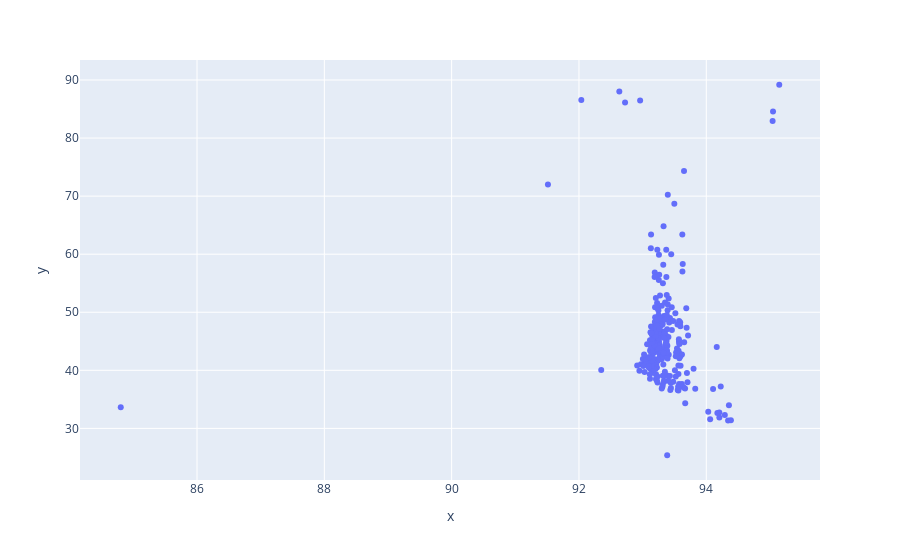

Source (notebook cell):
### Code cell
%load_ext autoreload
%autoreload 2

import requests
import logging

# These two lines enable debugging at httplib level (requests->urllib3->http.client)
# You will see the REQUEST, including HEADERS and DATA, and RESPONSE with HEADERS but without DATA.
# The only thing missing will be the response.body which is not logged.
# try:
#     import http.client as http_client
# except ImportError:
#     # Python 2
#     import httplib as http_client
# http_client.HTTPConnection.debuglevel = 1


import json, time 
import whatap_api
from datetime import datetime

pcode=11
oid=554410828
#cubeType='%2Fhour'
cubeType=''

cookie='_gcl_au=1.1.867332439.1621328905; _fbp=fb.1.1621328904731.1928817789; _ga=GA1.2.73872690.1621328905; _hjid=41b92274-ed03-409a-92bf-f48240176e63; ch-veil-id=227033ad-fd7b-4466-8240-0b2c6d55b8e5; lang=ko; global.skin=wh; JSESSIONID=RXcQA2QVMsonNpvChiJLwvkeBIeIJI1szf6-aB-5; wa=qMYBot2UGvX9jMkAfilxvFqyjlXE2dJkGo5rIs81iF0UDD6V3FzKDQ==; ch-session-6280=eyJhbGciOiJIUzI1NiJ9.eyJpc3MiOiJzZXMiLCJrZXkiOiI2MjgwLTVmNWYxMTU2MTBmYTRjOGI5OWY3IiwiaWF0IjoxNjI4NDAxNDkwLCJleHAiOjE2MzA5OTM0OTB9.7lzPGWxEasED8lYkoGaSR0Ba3QPeU784kUNDSTp9YHk'
etime = int(time.time()*1000)
stime = etime - 1000*60*60*24

params={"item":"cpu","stime":stime,"etime":etime}

r = whatap_api.query(pcode=pcode, oid=oid, cubeType= cubeType, cookie=cookie, params=params)
cpu_perf = r

clocks = [datetime.fromtimestamp(int(clock/1000)) for (clock, _) in cpu_perf['idle']]
cpuHistory = [ 100 - pct for (_, pct) in cpu_perf['idle']]
cpuPercent = dict(cpuHistory = cpuHistory)

params={"item":"memory","stime":stime,"etime":etime}

r = whatap_api.query(pcode=pcode, oid=oid, cubeType= cubeType, cookie=cookie, params=params)
mem_perf = r

memHistory = [ pct for (_, pct) in mem_perf['pused']]


import pandas as pd

yarddf = pd.DataFrame(cpuPercent, index=memHistory)

import plotly.express as px
fig = px.scatter(x=memHistory, y=cpuHistory)
fig.show()

### Figure 1 — Plotly figure (JSON) as saved in the notebook; plotly's stock layout.template omitted (floating-point values rounded to 4 significant figures; data arrays with more than 128 entries replaced by an {"elided": "..."} marker saying what was removed)
{"data": [{"hovertemplate": "x=%{x}<br>y=%{y}<extra></extra>", "legendgroup": "", "marker": {"color": "#636efa", "symbol": "circle"}, "mode": "markers", "name": "", "orientation": "v", "showlegend": false, "type": "scatter", "x": {"elided": "288 float values"}, "xaxis": "x", "y": {"elided": "288 float values"}, "yaxis": "y"}], "layout": {"legend": {"tracegroupgap": 0}, "margin": {"t": 60}, "xaxis": {"anchor": "y", "domain": [0, 1], "title": {"text": "x"}}, "yaxis": {"anchor": "x", "domain": [0, 1], "title": {"text": "y"}}}}
